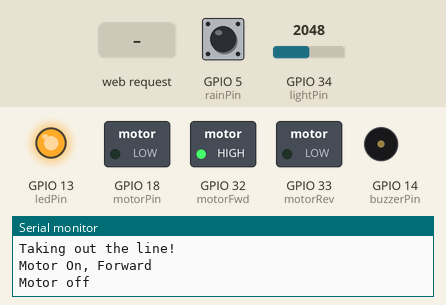
The sketch below on a simulated ESP32. On the bench: switched loads named in the sketch (green lamp = pin HIGH), output pins drawn as LEDs (lit = HIGH), buzzer (waves = sounding, pin HIGH), the last lines printed to the serial monitor. The test bench sets the inputs (shaded band); at power-on: GPIO 34 (lightPin) = 2048, GPIO 5 (rainPin) HIGH. Not simulated (calls return 0 or success): arduino_secrets.h.

Above: at 5.9 s.
6.0 s: GPIO 34 (lightPin) set to 522
7.5 s: GPIO 34 (lightPin) set to 466
At 8.7 s:
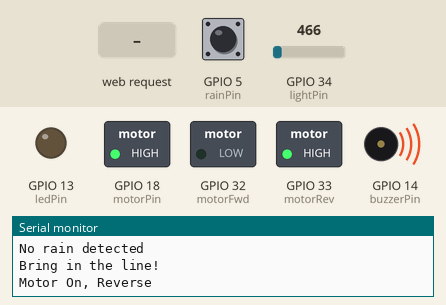
12.0 s: HTTP request GET /motorPin/on received
At 13.1 s:
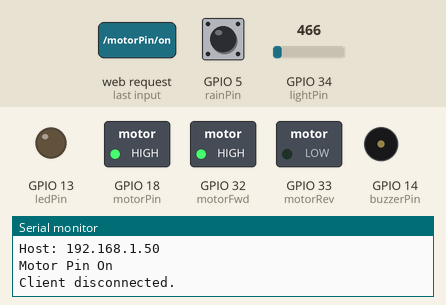
14.1 s: HTTP request GET /motorPin/off received
At 15.0 s:
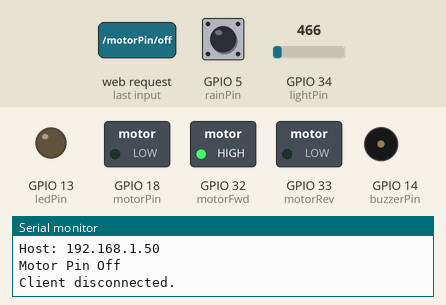
Timing chart, 0 to 17.1 s (numbered marks = the images above; inputs shaded):
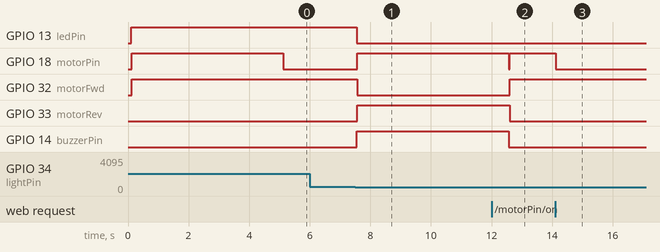

The sketch:

MECHATRONICS_PROTOTYPE.ino
```cpp
#include "arduino_secrets.h"

/********************************
  PEO Scarborough Chapter
  Mechatronics 2023
  Ontario, Canada
  Lab 8 - Line Controller with Wi-Fi
  Ishraq Alam Maroof Sulaiman
********************************/

#include "WiFi.h"

#define rainPin 5                   // DIGITAL INPUT Pin to read rain sensor
#define ledPin 13                   // DIGITAL OUTPUT Pin to enable LED
#define buzzerPin 14                // DIGITAL OUTPUT Pin to enable buzzer
#define motorPin 18                 // DIGITAL OUTPUT Pin to enable/disable Motor
#define motorFwd 32                 // DIGITAL OUTPUT Pin to move motor forward
#define motorRev 33                 // DIGITAL OUTPUT Pin to move motor in reverse
#define lightPin 34                  // ANALOG INPUT Pin to read light sensor

bool rainState = HIGH;              // When the module detects rain, the digital output goes LOW
bool rainState_previous = HIGH;     // Previous state of rain sensor, used to detect change of state
int lightValue = 0;                 // Value from Analog to Digital Converter (ADC) connected to the Photoresistor
int lightValue_previous = 0;        // Previous value of light sensor, used to detect change of state
int lightThreshold = 500;           // Threshold ADC value to detect night time
bool motorOverride = false;         // Flag with user override for automatic motor control
String motorState = "Disabled";     // Variable to store the current motor state
String motorDirect = "Forward";     // Variable to store the current motor direction
int cycleCount = 0;                 // Counter to go through motor control once with either rain or light state change

const char* ssid = "PEOSC_ESP32";   // <<< Change the SSID
const char* password = "123456789"; // <<< Password needs to be greater than 8 characters
String header;                      // Variable to store the HTTP request
WiFiServer server(80);              // Set web server port number to 80
IPAddress IP = {0,0,0,0};           // Clear Access Point IP Address
String IPString = "";               // String to store Access Point IP Address

void setup() {

  pinMode(ledPin, OUTPUT);
  pinMode(buzzerPin, OUTPUT);
  pinMode(motorPin, OUTPUT);
  pinMode(motorFwd, OUTPUT);
  pinMode(motorRev, OUTPUT);
  pinMode(rainPin, INPUT);

  Serial.begin(9600);
  while(!Serial);

  Serial.println("Setting APâ ¦");

  // Initialize the Access Point SSID and password
  WiFi.softAP(ssid, password);

  // Get the assigned IP address to the Access Point (ESP32)
  IP = WiFi.softAPIP();
  Serial.print("AP IP address: ");
  Serial.println(IP);
  IPString = IP.toString().c_str();

  server.begin();

}

void loop(){

  motor_controller();

  // Listen for incoming clients
  WiFiClient client_request = server.available();

  // If a new client connects,
  if (client_request) {

    // Call to web server function
    web_server(client_request);

  }

}

void web_server(WiFiClient client) {

  Serial.println("New Client.");

  // Store incoming data from the client into a variable
  String currentLine = "";

  while (client.connected()) {            // Loop while the client is connected

    motor_controller();

    if (client.available()) {             // If there is incoming characters from the client

      char incoming_char = client.read(); // Read a byte
      Serial.write(incoming_char);        // Print it to the serial monitor
      header += incoming_char;            // Append bytes to string called header

      if (incoming_char == '\n') {        // If the incoming character is a newline

        // If the current line is blank, you got two newline characters in a row.
        // That's the end of the client HTTP request, so send a response:
        if (currentLine.length() == 0) {

          // HTTP headers always start with a response code (e.g. HTTP/1.1 200 OK)
          // and a content-type so the client knows what's coming, then a blank line:
          client.println("HTTP/1.1 200 OK");
          client.println("Content-type:text/html");
          client.println("Connection: close");
          client.println();

          // Display the HTML web page
          client.println("<!DOCTYPE html><html>");
          client.println("<head><meta name=\"viewport\" content=\"width=device-width, initial-scale=1\">");
          client.println("<link rel=\"icon\" href=\"data:,\">");

          // CSS to style the buttons
          client.println("<style>html { background-color: #072339; ; font-family: Calibri; color: white; display: inline-block; margin: 0px auto; text-align: center;}");
          client.println(".button { background-color: #477D94; border: none; color: white; padding: 16px 40px;");
          client.println("text-decoration: none; font-size: 30px; margin: 2px; cursor: pointer;}");
          client.println(".button2 {background-color: #093255; border: none; color: white;}</style></head>");

          //Call Motor Control
          motor_override();

          // Web Page Heading
          client.println("<body>");
          client.println("<h1>PEO Scarborough</h1>");
          client.println("<h1>Mechatronics 2023</h1>");
          client.println("<br>");
          client.println("<h2>ESP32 Web Server</h2>");
          client.println("<h3>IP Address: " + IPString + "</h3>");
          client.println("<br>");

          // Display current state
          client.println("<p>Motor State: " + motorState + "</p>");

          // If motorState is OFF, display the ON button instead
          if (motorState=="Disabled") {
            client.println("<p><a href=\"/motorPin/on\"><button class=\"button\">ON</button></a></p>");
          }
          else {
            client.println("<p><a href=\"/motorPin/off\"><button class=\"button button2\">OFF</button></a></p>");
          }

          client.println("<br>");

          // Display direction
          client.println("<p>Motor Direction: " + motorDirect + "</p>");

          // If motorDirect is forward, displays the Reverse button instead
          if (motorDirect=="Reverse") {
            client.println("<p><a href=\"/motorPin/fwd\"><button class=\"button\">Forward</button></a></p>");
          }
          else {
            client.println("<p><a href=\"/motorPin/rev\"><button class=\"button button2\">Reverse</button></a></p>");
          }

          client.println("</body></html>");

          // The HTTP response ends with another blank line
          client.println();

          // Break out of the while loop
          break;

        }
        else {                            // If you got a newline, then clear currentLine

          currentLine = "";

        }

      }
      else if (incoming_char != '\r') {   // if you got anything else but a carriage return character,

        currentLine += incoming_char;     // add it to the end of the currentLine

      }
    }
  }

  // Clear the header variable
  header = "";

  // Close the connection
  client.stop();

  Serial.println("Client disconnected.");
  Serial.println("");

}

void motor_override() {

  // Turn the Motor on, restoring to previous direction
  if (header.indexOf("GET /motorPin/on") >= 0) {

    Serial.println("Motor Pin On");
    motorState = "Enabled";

    //Revert back to previous state
    if (motorDirect == "Forward"){
      digitalWrite(motorPin, HIGH);
      digitalWrite(motorFwd, HIGH);
      digitalWrite(motorRev, LOW);

    } else if (motorDirect == "Reverse"){
      digitalWrite(motorPin, HIGH);
      digitalWrite(motorFwd, LOW);
      digitalWrite(motorRev, HIGH);
    }

  }

  // Turn the Motor off
  if (header.indexOf("GET /motorPin/off") >= 0) {

    Serial.println("Motor Pin Off");
    motorState = "Disabled";

    digitalWrite(motorPin, LOW);

  }

  // Change motor direction, only if motor is enabled
  if ((header.indexOf("GET /motorPin/fwd") >= 0) && motorState == "Enabled") {

    Serial.println("Motor in Forward");
    motorDirect = "Forward";
    digitalWrite(motorPin, HIGH);
    digitalWrite(motorFwd, HIGH);
    digitalWrite(motorRev, LOW);

  } else if ((header.indexOf("GET /motorPin/rev") >= 0) && motorState == "Enabled") {

    Serial.println("Motor in Reverse");
    motorDirect = "Reverse";
    digitalWrite(motorPin, HIGH);
    digitalWrite(motorFwd, LOW);
    digitalWrite(motorRev, HIGH);

  }

}

void motor_controller() {

  // Read light value from ADC
  lightValue_previous = lightValue;
  lightValue = analogRead(lightPin);

  // Check for rain
  rainState_previous = rainState;
  rainState = digitalRead(rainPin);

  // Execute code upon state change
  if ((rainState_previous != rainState)
    || (lightValue_previous >= lightThreshold && lightValue < lightThreshold)
    || (lightValue_previous < lightThreshold && lightValue >= lightThreshold)) {

    // Print sensor values
    Serial.println();
    Serial.println("Printing Sensor Values...");

    Serial.print("Light Sensor Value: ");
    Serial.println(lightValue);

    if (lightValue < lightThreshold){
      Serial.println("Night time detected");
      cycleCount++;
    } else {
      Serial.println("Day time detected");
    }

    if (!rainState){
      Serial.println("Rain detected");
      cycleCount++;
    } else {
      Serial.println("No rain detected");
    }

    // Motor control based on rain state and light intensity
    // Run code if rain detected or light value is below day time threshold
    if ((!rainState || lightValue < lightThreshold) && cycleCount == 1) {

      // Print to serial monitor
      Serial.println("Bring in the line!");

      // Turn off LED
      digitalWrite(ledPin, LOW);

      // Turn on buzzer
      digitalWrite(buzzerPin, HIGH);

      // Reverse motor to pull in laundry line for 10 seconds
      Serial.println("Motor On, Reverse");
      digitalWrite(motorPin, HIGH);
      digitalWrite(motorFwd, LOW);
      digitalWrite(motorRev, HIGH);

      delay(5000);

      // Turn off buzzer
      digitalWrite(buzzerPin, LOW);

      // Turn off motor
      Serial.println("Motor off");
      digitalWrite(motorPin, LOW);

    }
    // Else when rain is not detected and light value is above day time threshold
    else if (rainState && lightValue >= lightThreshold) {

      cycleCount = 0;

      // Print to serial monitor
      Serial.println("Taking out the line!");

      // Turn on LED
      digitalWrite(ledPin, HIGH);

      // Turn off buzzer
      digitalWrite(buzzerPin, LOW);

      // Forward motor to take out laundry line for 10 seconds
      Serial.println("Motor On, Forward");
      digitalWrite(motorPin, HIGH);
      digitalWrite(motorFwd, HIGH);
      digitalWrite(motorRev, LOW);

      delay(5000);

      // Turn off motor
      Serial.println("Motor off");
      digitalWrite(motorPin, LOW);

    }

  }

}
```

Measured:
- the behaviour switches between 500 and 499 on GPIO 34 (lightPin) (found by bisection; images 0 and 1)
- after the input at 6.0 s, every drawn part: stays the same
- after the input at 7.5 s, GPIO 13 (ledPin): HIGH → LOW after 0.05 s; GPIO 18 (motorPin), GPIO 33 (motorRev): LOW → HIGH after 0.07 s; GPIO 32 (motorFwd): HIGH → LOW after 0.07 s; GPIO 14 (buzzerPin): LOW → HIGH after 0.05 s
- after the input at 12.0 s, GPIO 32 (motorFwd): LOW → HIGH after 0.60 s; GPIO 33 (motorRev): HIGH → LOW after 0.60 s
- after the input at 14.1 s, GPIO 18 (motorPin): HIGH → LOW at once
